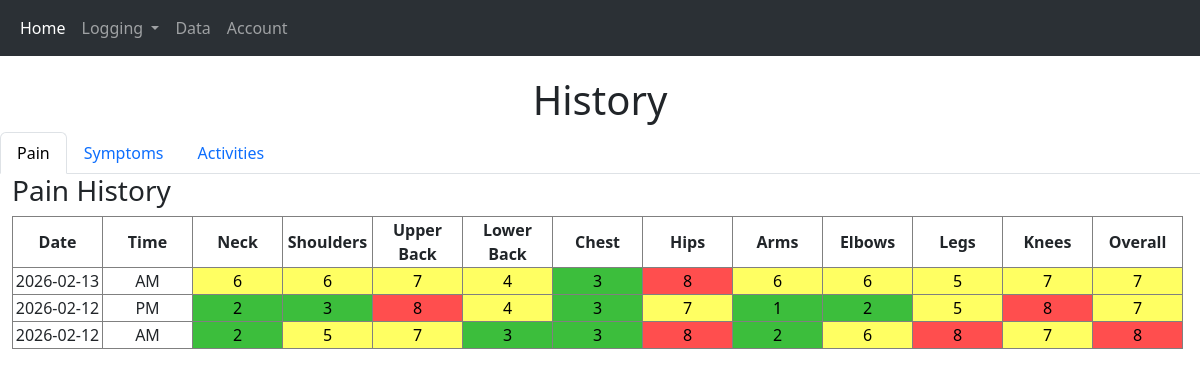
The app's page /history (signed in), older data.
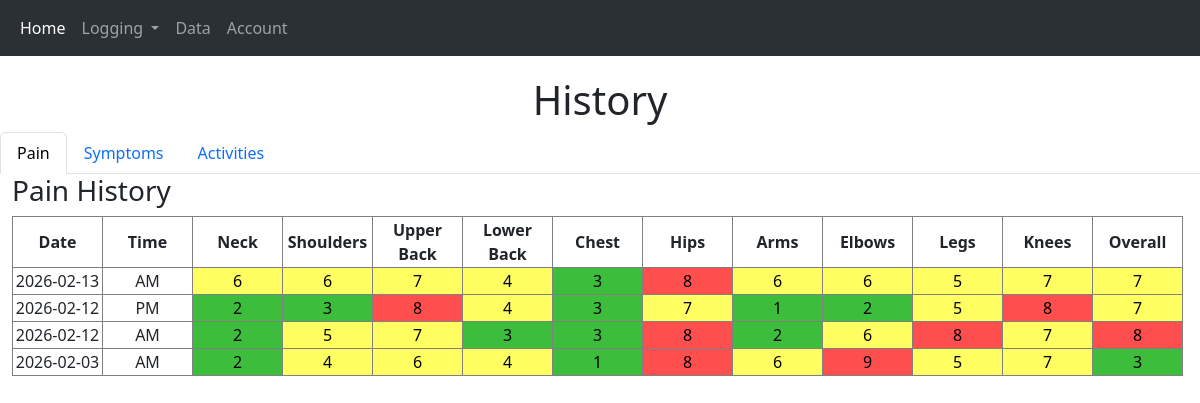
The same page, newer data.
### models.py (models this page shows)
class PainAM(db.Model):
    id: so.Mapped[int] = so.mapped_column(primary_key=True)
    user_id: so.Mapped[int] = so.mapped_column(sa.ForeignKey("user.id"), nullable=False)
    date: so.Mapped[datetime.date] = so.mapped_column(sa.Date, default=datetime.date.today)
    neck: so.Mapped[int] = so.mapped_column(sa.Integer, nullable=False)
    shoulders: so.Mapped[int] = so.mapped_column(sa.Integer, nullable=False)
    upperback: so.Mapped[int] = so.mapped_column(sa.Integer, nullable=False)
    lowerback: so.Mapped[int] = so.mapped_column(sa.Integer, nullable=False)
    chest: so.Mapped[int] = so.mapped_column(sa.Integer, nullable=False)
    hips: so.Mapped[int] = so.mapped_column(sa.Integer, nullable=False)
    arms: so.Mapped[int] = so.mapped_column(sa.Integer, nullable=False)
    elbows: so.Mapped[int] = so.mapped_column(sa.Integer, nullable=False)
    legs: so.Mapped[int] = so.mapped_column(sa.Integer, nullable=False)
    knees: so.Mapped[int] = so.mapped_column(sa.Integer, nullable=False)
    overall: so.Mapped[int] = so.mapped_column(sa.Integer, nullable=False)

class PainPM(db.Model):
    id: so.Mapped[int] = so.mapped_column(primary_key=True)
    user_id: so.Mapped[int] = so.mapped_column(sa.ForeignKey("user.id"), nullable=False)
    date: so.Mapped[datetime.date] = so.mapped_column(sa.Date, default=datetime.date.today)
    neck: so.Mapped[int] = so.mapped_column(sa.Integer, nullable=False)
    shoulders: so.Mapped[int] = so.mapped_column(sa.Integer, nullable=False)
    upperback: so.Mapped[int] = so.mapped_column(sa.Integer, nullable=False)
    lowerback: so.Mapped[int] = so.mapped_column(sa.Integer, nullable=False)
    chest: so.Mapped[int] = so.mapped_column(sa.Integer, nullable=False)
    hips: so.Mapped[int] = so.mapped_column(sa.Integer, nullable=False)
    arms: so.Mapped[int] = so.mapped_column(sa.Integer, nullable=False)
    elbows: so.Mapped[int] = so.mapped_column(sa.Integer, nullable=False)
    legs: so.Mapped[int] = so.mapped_column(sa.Integer, nullable=False)
    knees: so.Mapped[int] = so.mapped_column(sa.Integer, nullable=False)
    overall: so.Mapped[int] = so.mapped_column(sa.Integer, nullable=False)

### routes.py (the view)
@bp.route("/history")
@login_required
def history():
    pain_am_logs = PainAM.query.filter_by(user_id=current_user.id).order_by(PainAM.date.desc()).all()
    pain_pm_logs = PainPM.query.filter_by(user_id=current_user.id).order_by(PainPM.date.desc()).all()
    symptoms_am_logs = SymptomsAM.query.filter_by(user_id=current_user.id).order_by(SymptomsAM.date.desc()).all()
    symptoms_pm_logs = SymptomsPM.query.filter_by(user_id=current_user.id).order_by(SymptomsPM.date.desc()).all()
    activity_logs = Activity.query.filter_by(user_id=current_user.id).order_by(Activity.date.desc()).all()
    combined_pain_logs = []
    for log in pain_am_logs:
        combined_pain_logs.append({
            "date": log.date,
            "time": "AM",
            "neck": log.neck,
            "shoulders": log.shoulders,
            "upperback": log.upperback,
            "lowerback": log.lowerback,
            "chest": log.chest,
            "hips": log.hips,
            "arms": log.arms,
            "elbows": log.elbows,
            "legs": log.legs,
            "knees": log.knees,
            "overall": log.overall
        })
    for log in pain_pm_logs:
        combined_pain_logs.append({
            "date": log.date,
            "time": "PM",
            "neck": log.neck,
            "shoulders": log.shoulders,
            "upperback": log.upperback,
            "lowerback": log.lowerback,
            "chest": log.chest,
            "hips": log.hips,
            "arms": log.arms,
            "elbows": log.elbows,
            "legs": log.legs,
            "knees": log.knees,
            "overall": log.overall
        })
    combined_pain_logs = sorted(combined_pain_logs, key=lambda x: (x["date"], x["time"]), reverse=True)
    combined_symptom_logs = []
    for log in symptoms_am_logs:
        combined_symptom_logs.append({
            "date": log.date,
            "time": "AM",
            "fatigue": log.fatigue,
            "stiffness": log.stiffness,
            "sleepquality": log.sleepquality,
            "fibrofog": log.fibrofog,
            "headache": log.headache,
            "ibs": log.ibs,
            "dizziness": log.dizziness,
            "bodytemp": log.bodytemp,
            "paraesthesia": log.paraesthesia,
            "allodynia": log.allodynia,
            "lightsens": log.lightsens,
            "depression": log.depression,
            "anxiety": log.anxiety
        })
    for log in symptoms_pm_logs:
        combined_symptom_logs.append({
            "date": log.date,
            "time": "PM",
            "fatigue": log.fatigue,
            "stiffness": log.stiffness,
            "sleepquality": log.sleepquality,
            "fibrofog": log.fibrofog,
            "headache": log.headache,
            "ibs": log.ibs,
            "dizziness": log.dizziness,
            "bodytemp": log.bodytemp,
            "paraesthesia": log.paraesthesia,
            "allodynia": log.allodynia,
            "lightsens": log.lightsens,
            "depression": log.depression,
            "anxiety": log.anxiety
        })
    combined_symptom_logs = sorted(combined_symptom_logs, key=lambda x: (x["date"], x["time"]), reverse=True)
    activity_display_logs = []
    for log in activity_logs:
        activity_display_logs.append({
            "date": log.date,
            "shower": log.shower,
            "cooking": log.cooking,
            "laundry": log.laundry,
            "vacuuming": log.vacuuming,
            "cleaning": log.cleaning,
            "groceries": log.groceries,
            "walking": log.walking,
            "driving": log.driving,
            "exercise": log.exercise,
            "studying": log.studying,
            "resting": log.resting,
            "socialising": log.socialising,
            "outing": log.outing
        })
    return render_template(
        "history.html",combined_pain_logs=combined_pain_logs,combined_symptom_logs=combined_symptom_logs,activity_display_logs=activity_display_logs)

### routes.py (called while the page is built)
@login_manager.user_loader
def load_user(user_id: str):
    return User.query.get(int(user_id))

### templates/history.html (shortened to what this page needs)
{% extends "base.html" %}
{% block body %}
<div class="row">
    <h1 class="title">History</h1>
</div>
<div class="row">
    <ul class="nav nav-tabs" id="historyTabs" role="tablist">
        <li class="nav-item" role="presentation">
            <button class="nav-link active" id="pain-tab" data-bs-toggle="tab" data-bs-target="#pain" type="button" role="tab">
            Pain
            </button>
        </li>
        <li class="nav-item" role="presentation">
            <button class="nav-link" id="symptoms-tab" data-bs-toggle="tab" data-bs-target="#symptoms" type="button" role="tab">
            Symptoms
            </button>
        </li>
        <li class="nav-item" role="presentation">
            <button class="nav-link" id="activities-tab" data-bs-toggle="tab" data-bs-target="#activities" type="button" role="tab">
            Activities
            </button>
        </li>
    </ul>
</div>
<div class="tab-content" id="historyTabsContent">
  <div class="tab-pane fade show active" id="pain" role="tabpanel">
    <h3>Pain History</h3>
    <table class="paintable">
        <tr>
            <th>Date</th>
            <th>Time</th>
            <th>Neck</th>
            <th>Shoulders</th>
            <th>Upper Back</th>
            <th>Lower Back</th>
            <th>Chest</th>
            <th>Hips</th>
            <th>Arms</th>
            <th>Elbows</th>
            <th>Legs</th>
            <th>Knees</th>
            <th>Overall</th>
        </tr>
        {% for log in combined_pain_logs %}
        <tr>
            <td>{{ log.date }}</td>
            <td>{{ log.time }}</td>
            <td class="pain-cell level-{{ log.neck }}">{{ log.neck }}</td>
            <td class="pain-cell level-{{ log.shoulders }}">{{ log.shoulders }}</td>
            <td class="pain-cell level-{{ log.upperback }}">{{ log.upperback }}</td>
            <td class="pain-cell level-{{ log.lowerback }}">{{ log.lowerback }}</td>
            <td class="pain-cell level-{{ log.chest }}">{{ log.chest }}</td>
            <td class="pain-cell level-{{ log.hips }}">{{ log.hips }}</td>
            <td class="pain-cell level-{{ log.arms }}">{{ log.arms }}</td>
            <td class="pain-cell level-{{ log.elbows }}">{{ log.elbows }}</td>
            <td class="pain-cell level-{{ log.legs }}">{{ log.legs }}</td>
            <td class="pain-cell level-{{ log.knees }}">{{ log.knees }}</td>
            <td class="pain-cell level-{{ log.overall }}">{{ log.overall }}</td>
        </tr>
        {% endfor %}
    </table>
  </div>
</div>
{% endblock %}

### templates/base.html (shortened to what this page needs)
<!DOCTYPE html>
<html lang="en">
<head>
    <link href="{{ url_for('static', filename='css/bootstrap.min.css') }}" rel="stylesheet">
    <link href="{{ url_for('static', filename='css/style.css') }}" rel="stylesheet">
</head>
<body>
    <nav class="navbar navbar-expand-lg bg-body-tertiary" data-bs-theme="dark">
        <div class="container-fluid">
            <ul class="navbar-nav me-auto mb-2 mb-lg-0">
                <li class="nav-item">
                    <a href="/" class="nav-link active">Home</a>
                </li>
                <li class="nav-item dropdown">
                    <a class="nav-link dropdown-toggle" href="#" role="button" data-bs-toggle="dropdown" aria-expanded="false">
                        Logging
                    </a>
                </li>
                <li class="nav-item">
                    <a href="{{ url_for('routes.register') }}" class="nav-link">Data</a>
                </li>
                <li class="nav-item">
                    <a href="{{ url_for('routes.login') }}" class="nav-link">Account</a>
                </li>
            </ul>
        </div>
    </nav>
    <div class="container-fluid no-padding-container">
        {% block body %} {% endblock %}
    </div>
</body>
</html>

### static/css/style.css (style rules this page uses)
.title, .subtitle, .subheading, .historytitle { text-align: center; padding-top: 20px; }
.paintable th, .paintable td, .symptomtable th, .symptomtable td, .activitytable th, .activitytable td { border: 1px solid grey; width: 90px; text-align: center; }
.pain-cell { color: #000; }
.level-0, .level-1, .level-2, .level-3 { background-color: rgb(60, 190, 60); }
.level-4, .level-5, .level-6, .level-7 { background-color: rgb(255, 255, 98); }
.level-8, .level-9, .level-10 { background-color: rgb(255, 78, 78); }
.level-1, .level-2, .level-3 { background-color: rgb(60, 190, 60); }

Row changes from the older to the newer data that the page shows:
added PainAM: date "2026-02-03"
Text that changed along with them:
new list line: "AM 2 4 6 4 1 8 6 9 5 7 3"
